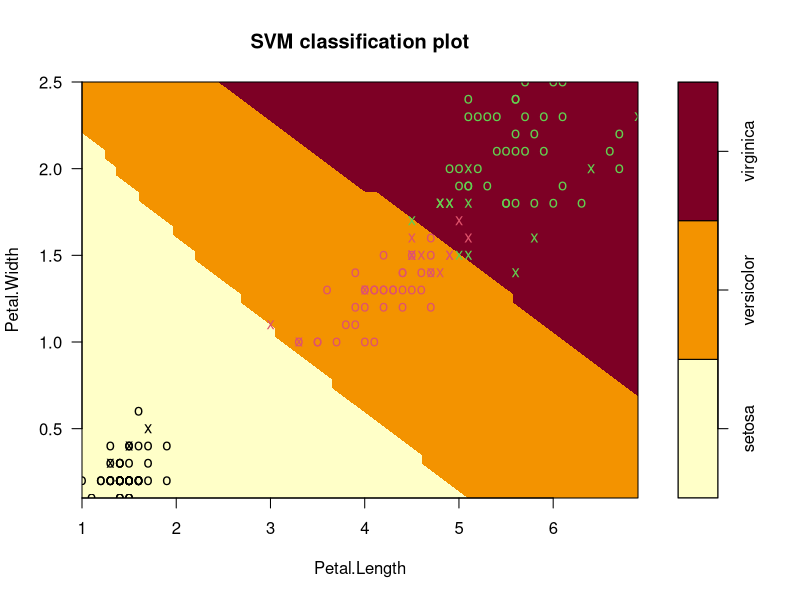
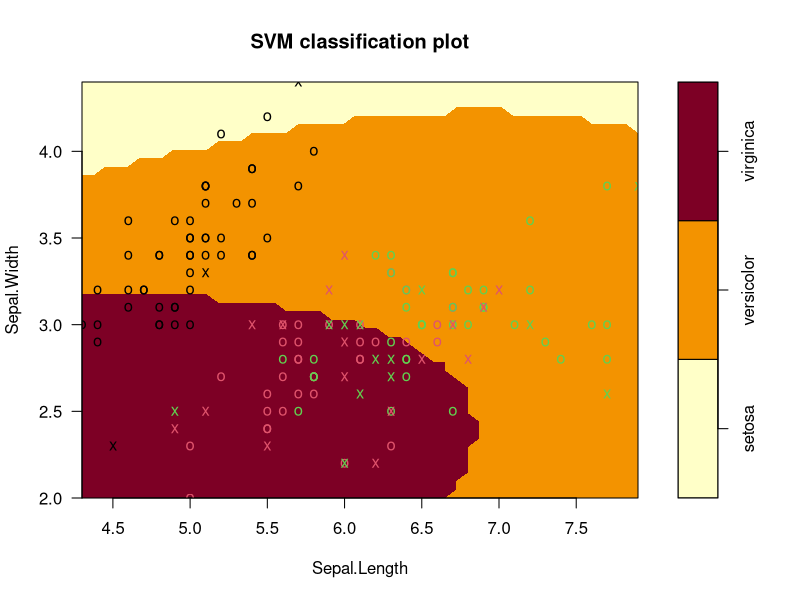
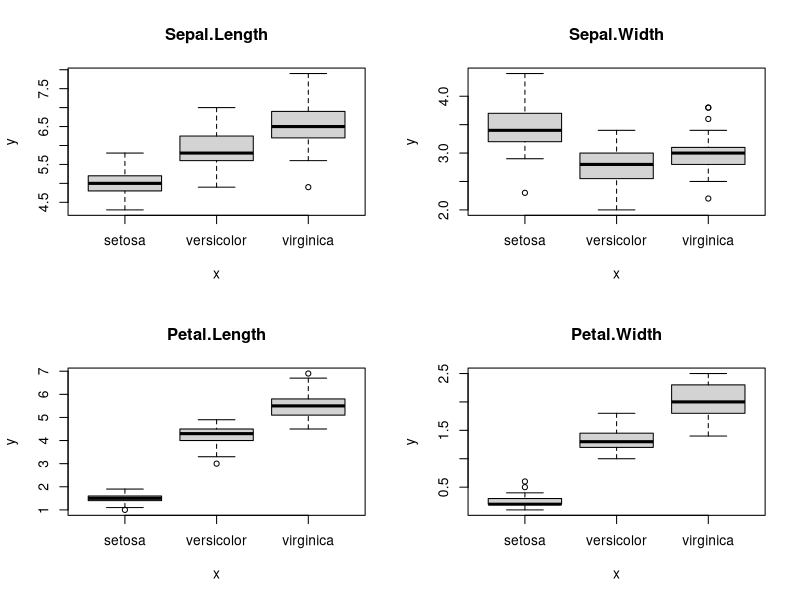
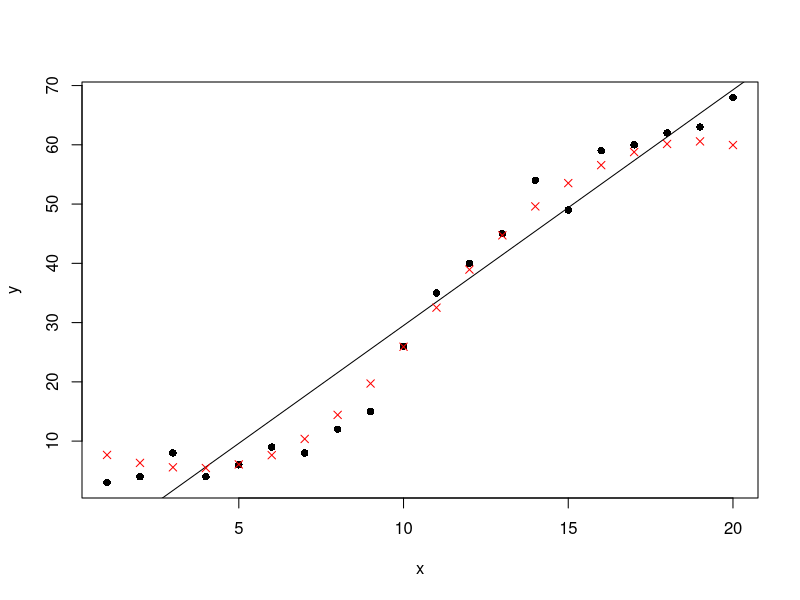
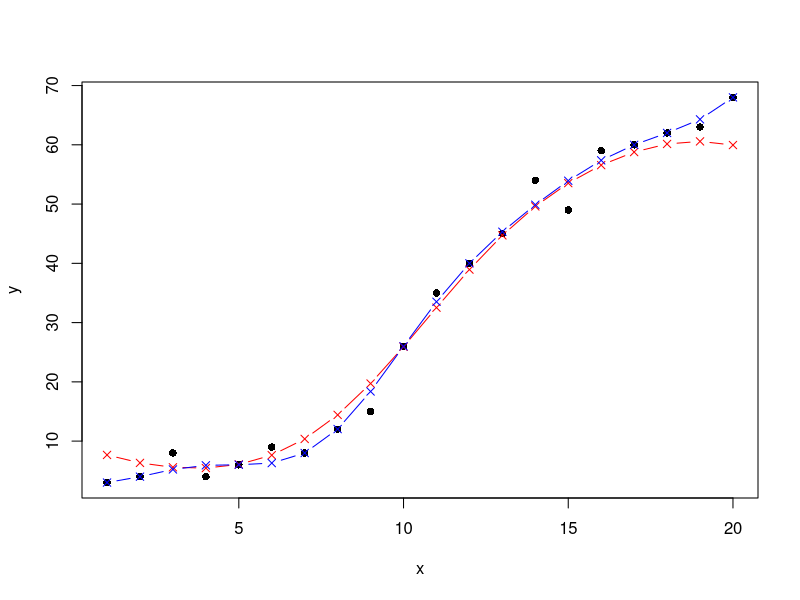

Generate these figures, in order, with R:
library("e1071")
data(iris)
 
svm.e1071 <- svm(Species ~ . , data = iris,
                  type = "C-classification", kernel = "radial",
                  cost = 10, gamma = 0.1) #코스트가 1보다 크면 꽤 큰 값 
 
summary(svm.e1071)
 
plot(svm.e1071, iris, Petal.Width ~ Petal.Length,
      slice = list(Sepal.Width = 3, Sepal.Length = 4))
 
plot(svm.e1071, iris, Sepal.Width ~ Sepal.Length,
      slice = list(Petal.Width = 2.5, Petal.Length = 3))
# slice= 변수가 2개 이상일 때 상수값을 할당함(assign)
# 아래 그림에서 x: 서포트벡터, o:데이터 점을 나타냄
 
pred <- predict(svm.e1071, iris, decision.values = TRUE)
(acc <- table(pred, iris$Species))
 
classAgreement(acc)
 

# tune() 함수는 제공된 모수 영역에서 격자 탐색을 #사용하여 통계적 방법의 초모수
#(hyperparameters)를 조절(tune)할 수 있다. 이 함수는 #최적의 모수를 제공해 주며, 동시에 여러
#모수 값에 대한 검정에 대한 자세한 결과를 제공해 준다.

tuned <- tune.svm(Species~., data = iris, gamma = 10^(-6:-1), cost = 10^(1:2))
# 6× 2 = 12개의 조합에서 모수조율이 이루어짐
summary(tuned) #튜닝 속도가 빠름 


# R 패키지 {kernlab}의 ksvm() 함수를 이용하여 SVM 분류를 수행

library("kernlab")
data(iris)
svm.kernlab <- ksvm(Species ~ ., data = iris, type = "C-bsvc",
                      kernel = "rbfdot", kpar = list(sigma = 0.1),
                      C = 10, prob.model = TRUE)
svm.kernlab
fit <- fitted(svm.kernlab)

# plot() 함수를 이용하여 분류된 결과에 대한 각 변수별 분포를 상자그림의 형태로 나타낼 수 있다
par(mfrow=c(2,2))
plot(fit, iris[,1], main="Sepal.Length")
plot(fit, iris[,2], main="Sepal.Width")
plot(fit, iris[,3], main="Petal.Length")
plot(fit, iris[,4], main="Petal.Width")
par(mfrow=c(1,1))

head(predict(svm.kernlab, iris, type= "probabilities"))

head(predict(svm.kernlab, iris, type = "decision"))

table(predict(svm.kernlab, iris), iris[,5]) #에러 3개. 커널을 바꿨는데도. 

#predict() 함수를 통해 새로운 자료에 대한 분류(예측)을 수행 할 수 있다. 여기서는 모형 구축
#에 사용된 자료를 재사용하여 분류를 수행하였다


# Tunning : 회귀분석 한 것 
# 분석용 자료 생성
x <-c(1:20)
y <- c(3,4,8,4,6,9,8,12,15,26,35,40,45,54,49,59,60,62,63,68)
data<-data.frame(x, y)

plot(data, pch=16)
model <- lm(y ~ x, data)
abline(model)
lm.error <- model$residuals # same as data$Y - predictedY
(lmRMSE <- sqrt(mean(lm.error^2)))

# svm() 함수를 이용하여 SVR 실행

model <- svm(y ~ x , data)
pred.y <- predict(model, data)
points(data$x, pred.y, col = "red", pch=4) # pch=4는 ‘x’임

error <- data$y - pred.y
svmRMSE <- sqrt(mean(error^2))
svmRMSE

# model selection

tuneResult <- tune(svm, y ~ x, data = data,
                   ranges = list(epsilon = seq(0,1,0.1), cost = 2^(2:9)))
# 11× 8 = 88 개 모수 조합에서 조율
print(tuneResult)

 tunedModel <- tuneResult$best.model
 tpred.y <- predict(tunedModel, data)
 error <- data$y - tpred.y
 tsvmRMSE <- sqrt(mean(error^2))
 tsvmRMSE
 
 plot(data, pch=16)
 points(data$x, pred.y, col = "red", pch=4, type="b")
 points(data$x, tpred.y, col = "blue", pch=4, type="b")
 
 
